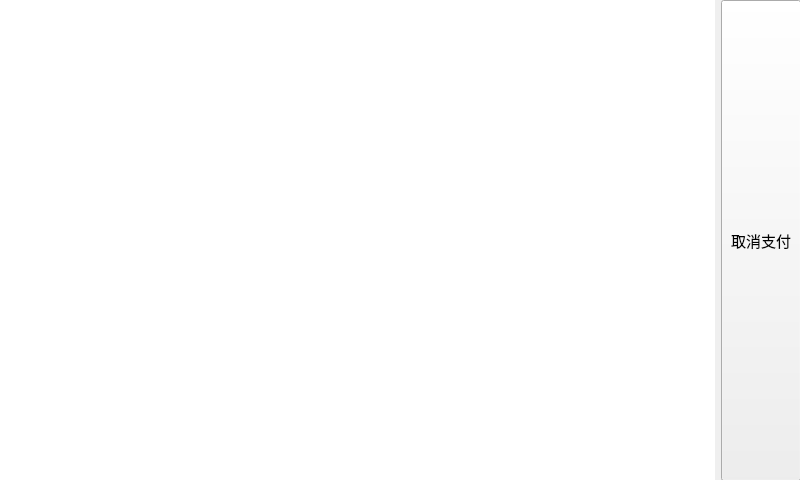
<?xml version="1.0" encoding="UTF-8"?>
<ui version="4.0">
 <class>V4L2Camera</class>
 <widget class="QMainWindow" name="V4L2Camera">
  <property name="geometry">
   <rect>
    <x>0</x>
    <y>0</y>
    <width>800</width>
    <height>480</height>
   </rect>
  </property>
  <property name="windowTitle">
   <string>MainWindow</string>
  </property>
  <widget class="QWidget" name="centralwidget">
   <widget class="QWidget" name="horizontalLayoutWidget">
    <property name="geometry">
     <rect>
      <x>0</x>
      <y>0</y>
      <width>801</width>
      <height>481</height>
     </rect>
    </property>
    <layout class="QHBoxLayout" name="horizontalLayout" stretch="9,1">
     <item>
      <widget class="QLabel" name="label_screen">
       <property name="styleSheet">
        <string notr="true">background-color: rgb(255, 255, 255);</string>
       </property>
       <property name="text">
        <string/>
       </property>
      </widget>
     </item>
     <item>
      <widget class="QPushButton" name="pBtn_close">
       <property name="sizePolicy">
        <sizepolicy hsizetype="Minimum" vsizetype="Preferred">
         <horstretch>0</horstretch>
         <verstretch>0</verstretch>
        </sizepolicy>
       </property>
       <property name="font">
        <font>
         <pointsize>11</pointsize>
        </font>
       </property>
       <property name="text">
        <string>取消支付</string>
       </property>
      </widget>
     </item>
    </layout>
   </widget>
  </widget>
 </widget>
 <resources/>
 <connections/>
</ui>
